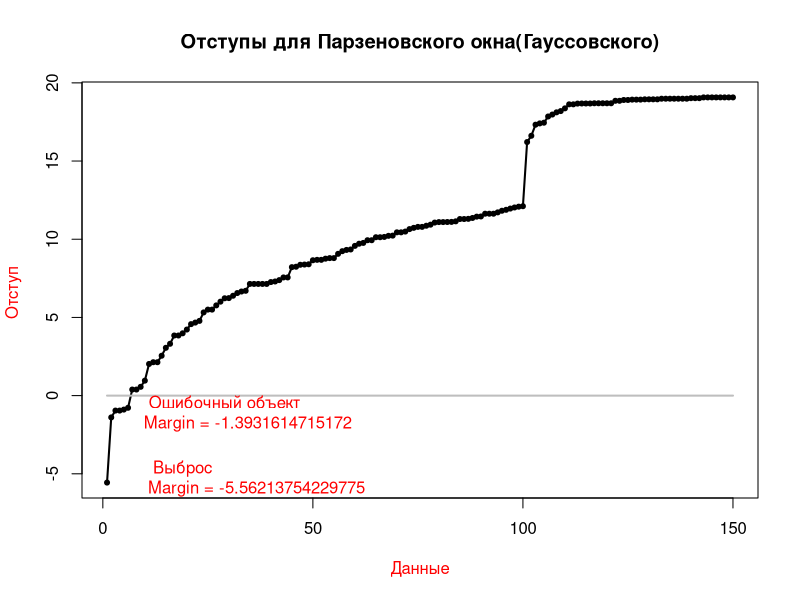

Write the R code that produced this figure. (Note: a time limit stopped this script after it produced the figure.)
euclideanDistance = function(u, v)
{
  return (sqrt(sum((u - v)^2)))
}
kernelG = function(r){
  return (((2*pi)^(-1/2)) * exp(-1/2*r^2))
}

Parzen = function(XL,y,h,ForMap)
{
  
  n = dim(XL)[1]
  weights = rep(0,3)
  names(weights) = c("setosa", "versicolor", "virginica")
  for(i in 1:n)
  {
    x=XL[i,1:2]
    class=XL[i,3]
    
    
    r = euclideanDistance(x,y)/h
    weights[class]=kernelG(r)+weights[class]
  }
  class = names(which.max(weights))
  
  if(max(weights)==0){
    if(ForMap==TRUE)
      return("silver") 
    else
      return(0)
  }
  else{
    if(ForMap==TRUE)
      return(class) 
    else
      return(max(weights))
    
  }
}


margin = function(points,classes,point,class){
  
  Myclass = points[which(classes==class), ]
  OtherClass = points[which(classes!=class), ]
  
  MyMargin = Parzen(Myclass,point[1:2],1,FALSE)
  OtherMargin = Parzen(OtherClass,point[1:2],1,FALSE)
  
  return(MyMargin-OtherMargin)
  
}




stolp = function(points, classes,errors) {
  
  
  
  
  n = length(classes)
  margins = rep(0, n)
  for (i in 1:n){
    margins[i] = margin(points, classes, points[i,], classes[i])
    
  }
  
  badpoints = which(margins < 0)
  badmargins = rep(0,length(badpoints))
  for (i in 1:length(badpoints)){
    badmargins[i]=margins[badpoints[i]]
  }
  
  badmargins = rev(sort(badmargins))
  print(badmargins)
  
  
  for (i in 2:length(badpoints)){
    vubros<-0
    #   print(badpoints[i])
    #print(badmargins[i])
    if(abs(badmargins[i]-badmargins[i-1])>1)
    {
      vubros=i
      VUB=round(badpoints[vubros],3)
      print(badmargins[vubros])
    }
  }
  
  
  plot(1:n, sort(margins), col="black", bg="blue",pch=20,
       main = "Отступы для Парзеновского окна(Гауссовского)",
       ylab = "Отступ ", xlab = "Данные", col.lab = "red")
  lines(1:n, sort(margins), lwd = 2, col = "black")
  lines(c(1, n), c(0, 0), col = "grey", lwd = 2)
  
  label = paste("   Ошибочный объект \n  Margin = ", badmargins[vubros-1], sep = "")
  text(vubros-1, badmargins[vubros-1], labels = label, pos=4, col = "red")
  
  label = paste("   Выброс \n  Margin = ", badmargins[vubros], sep = "")
  text(vubros, badmargins[vubros], labels = label, pos=4, col = "red")
  
  
  
  print(length(badpoints))
  pointsWE=points[-badpoints,]
  classes = classes[-badpoints]
  n = n - length(badpoints)
  etalone = data.frame()
  
  for (class in unique(classes)) {
    print(class)
    ind = which(class == classes )
    margins = sapply(ind, function(i) margin(pointsWE, classes, pointsWE[i,], class))
    maxMarg = ind[which.max(margins)]
    etalone=rbind(etalone, pointsWE[maxMarg,])
    pointsWE=pointsWE[-maxMarg,]
    classes=classes[-maxMarg]
    n=n-1
  }
  names(etalone) = names(points)
  # print(etalone)
  # print(etaloneClasses)
  # print(pointsWE)
  # print(classes)
  while(n!=length(etalone)){
    count=0
    margins = c()
    index = c()
    for(i in 1:n)
    {
      m = margin(etalone, etalone[,3], pointsWE[i,], classes[i])
      if(m<=0){
        count=count+1;
        margins = c(margins, m)
        index = c(index,i)
      }
    }
    
    
    print(count)
    
    if( count < errors )
    {
      # plot(pointsWE[,1:2],col = colors[classes], pch = 21, asp = 1,
      #       main = "STOLP для парзеновского окна(Гауссовского)", ylab = "y ", xlab = "x", col.lab = "red")
      # points(etalone[,1:2], bg = colors[etalone[,3]], pch = 21)
      #  print(etalone)
      # plot(etalone[,1:2],bg = colors[etalone[,3]], pch = 21, asp = 1,
      #      main = "Карта Классификации STOLP", ylab = "y ", xlab = "x", col.lab = "red")
      
      start <- Sys.time()
      
      for(i in seq(0, 7, 0.1)){
        for(j in seq(0,3,0.1)){
          z = c(i, j)
          class = Parzen(points,z,1,TRUE)
          # points(z[1], z[2], pch = 1,col=colors[class])
        }
      }
      print(Sys.time() - start)
      #эталонное
      start <- Sys.time()
      
      for(i in seq(0, 7, 0.1)){
        for(j in seq(0,3,0.1)){
          z = c(i, j)
          class = Parzen(etalone,z,1,TRUE)
          # points(z[1], z[2], pch = 1,col=colors[class])
        }
      }
      print(Sys.time() - start)
      # points(pointsWE[,1:2],col = colors[classes], bg = colors[classes], pch = 21)
      
      break;
    }
    
    # plot(pointsWE[,1:2],col = colors[classes], pch = 21, asp = 1, main = "STOLP для парзеновского окна(Гауссовского)")
    # points(etalone[,1:2], bg = colors[etalone[,3]], pch = 21)
    # print(etalone)
    MinMarg = index[which.min(margins)]
    etalone = rbind(etalone, pointsWE[MinMarg,])
    pointsWE = pointsWE[-MinMarg,]
    classes = classes[-MinMarg]
    n = n - 1
    
  }
}





# par(mfrow = c(1, 2))
colors = c("setosa" = "red", "versicolor" = "green", "virginica" = "blue","grey"="grey")
xl = iris[, 3:5] 
classes = iris[, 5]
stolp(xl,classes,3)
